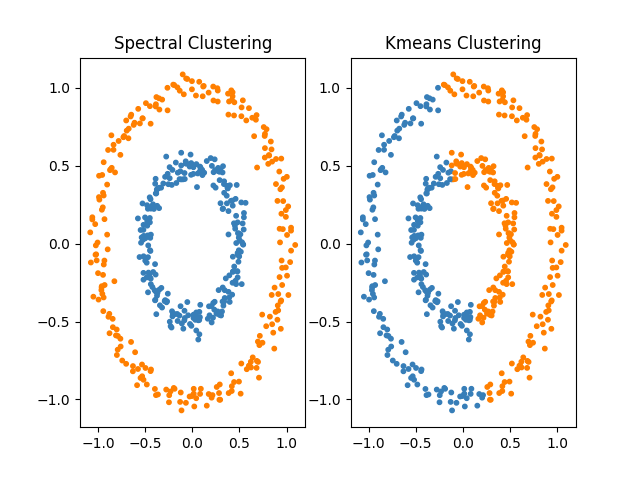

The script that saved this image:
import numpy as np
from sklearn.cluster import KMeans


class SpectralClustering():
    labels = []

    def __init__(self, n_clusters, gamma=50, n_knn=10):
        self.n_clusters = n_clusters
        self.gamma = gamma
        self.n_knn = n_knn

    def calc_euclidean_distance(self, x1, x2, sqrt_flag=False):
        res = np.sum((x1 - x2) ** 2)
        if sqrt_flag:
            res = np.sqrt(res)
        return res

    def calc_euclidean_distance_matrix(self, X):
        X = np.array(X)
        S = np.zeros((len(X), len(X)))
        for i in range(len(X)):
            for j in range(i + 1, len(X)):
                S[i][j] = 1.0 * self.calc_euclidean_distance(X[i], X[j])
                S[j][i] = S[i][j]
        return S

    def get_affinity_matrix(self, data, ):
        S = self.calc_euclidean_distance_matrix(data)

        N = len(S)
        A = np.zeros((N, N))

        # KNN
        for i in range(N):
            dist_with_index = zip(S[i], range(N))
            dist_with_index = sorted(dist_with_index, key=lambda x: x[0])
            neighbours_id = [dist_with_index[m][1] for m in range(self.n_knn + 1)]  # xi's k nearest neighbours

            for j in neighbours_id:  # xj is xi's neighbour
                A[i][j] = np.exp(-2 * S[i][j] * self.gamma)
                A[j][i] = A[i][j]  # mutually

        return A

    def calc_laplacian_matrix(self, affinity_matrix):
        # compute the Degree Matrix: D=sum(A)
        degree_matrix = np.sum(affinity_matrix, axis=1)

        # compute the Laplacian Matrix: L=D-A
        laplacian_matrix = np.diag(degree_matrix) - affinity_matrix

        # normailze: D^(-1/2) L D^(-1/2)
        sqrt_degree_matrix = np.diag(1.0 / (degree_matrix ** (0.5)))
        return np.dot(np.dot(sqrt_degree_matrix, laplacian_matrix), sqrt_degree_matrix)

    def eig(self, L):
        x, V = np.linalg.eig(L)
        return x, V

    def fit(self, data):
        W = self.get_affinity_matrix(data)
        L = self.calc_laplacian_matrix(W)
        x, V = self.eig(L)
        x = zip(x[:], range(len(x[:])))
        x = sorted(x, key=lambda x: x[0])
        H = np.vstack([V[:, i] for (v, i) in x[:data.shape[0]]]).T
        kmeans = KMeans(n_clusters=self.n_clusters).fit(H)
        self.labels_ = kmeans.labels_
        return self


if __name__ == "__main__":
    from matplotlib import pyplot as plt
    from itertools import cycle, islice
    from sklearn import datasets


    def make_circles(n_samples=1000):
        X, y = datasets.make_circles(n_samples, factor=0.5, noise=0.05)
        return X, y


    def plot(X, y_sp, y_km):
        colors = np.array(list(islice(cycle(['#377eb8', '#ff7f00', '#4daf4a',
                                             '#f781bf', '#a65628', '#984ea3',
                                             '#999999', '#e41a1c', '#dede00']),
                                      int(max(y_km) + 1))))
        plt.subplot(121)
        plt.scatter(X[:, 0], X[:, 1], s=10, color=colors[y_sp])
        plt.title("Spectral Clustering")
        plt.subplot(122)
        plt.scatter(X[:, 0], X[:, 1], s=10, color=colors[y_km])
        plt.title("Kmeans Clustering")
        # plt.show()
        plt.savefig("spectral_clustering.png")


    data, label = make_circles(n_samples=500)
    sc = SpectralClustering(n_clusters=2, gamma = 60).fit(data)
    pure_kmeans = KMeans(n_clusters=2).fit(data)
    plot(data, sc.labels_, pure_kmeans.labels_)
